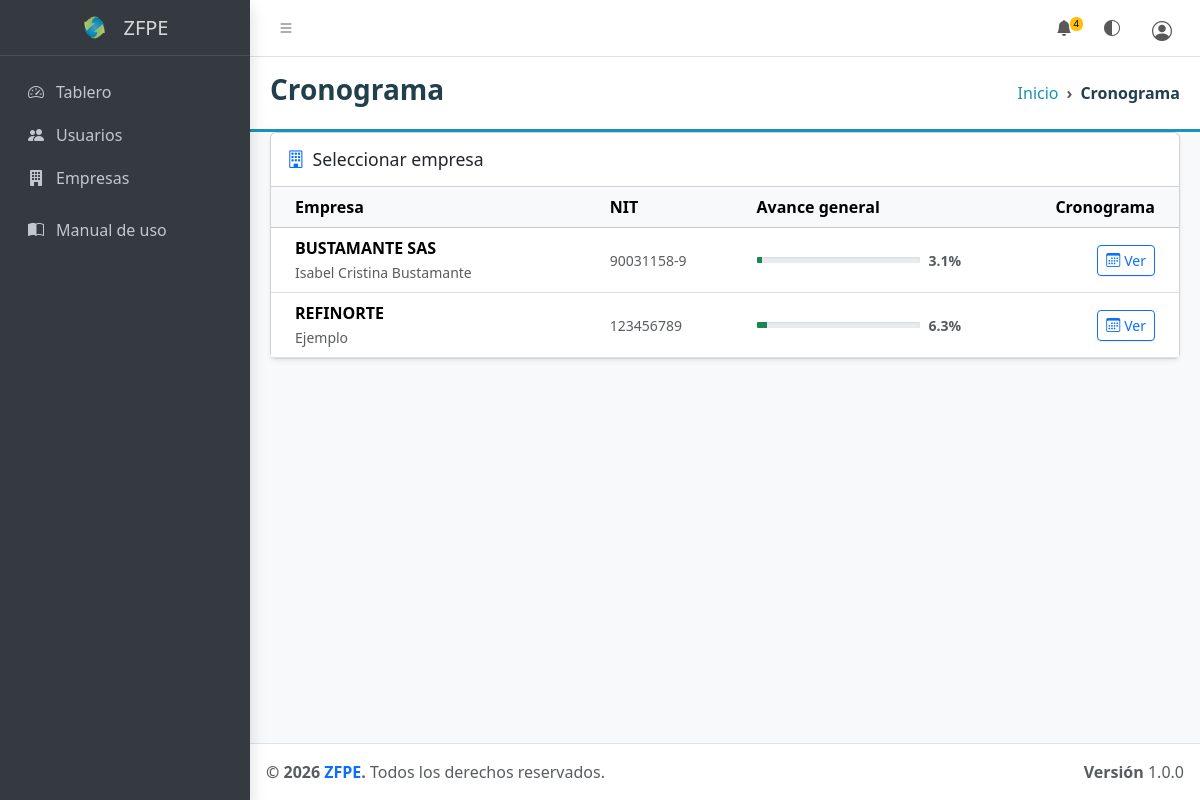
The app's page /index.php?modulo=cronograma (signed in) with its own data.
### tables this page shows
CREATE TABLE `empresas` (
  `id` int(10) UNSIGNED NOT NULL,
  `nit` varchar(20) NOT NULL,
  `razon_social` varchar(150) NOT NULL,
  `representante` varchar(100) NOT NULL,
  `telefono` varchar(20) DEFAULT NULL,
  `correo` varchar(100) DEFAULT NULL,
  `contrasena` varchar(255) NOT NULL,
  `creado_en` datetime NOT NULL DEFAULT current_timestamp()
);

### controlador/CronogramaControlador.php (called while the page is built, shortened)
<?php
require_once __DIR__ . '/ControladorBase.php';
class CronogramaControlador extends ControladorBase {
    public function index(?int $id = null): void {
        require_once __DIR__ . '/../modelo/EmpresasModelo.php';
        $empresa    = null;
        $modelo     = new EmpresasModelo($this->db);
        if ($this->esOp()) {
            $todasEmpresas = $id ? [] : $modelo->obtenerTodas();
        }
        require_once __DIR__ . '/../vista/modulos/cronograma/index.php';
    }
}

### index.php (called while the page is built, shortened)
<?php
$modulo = $_GET['modulo'] ?? null;
$accion = $_GET['accion'] ?? 'index';
$id     = isset($_GET['id']) ? (int) $_GET['id'] : null;
$db = conectar();
match ($modulo) {
    'usuarios' => (function () use ($accion, $id, $db) {
        require_once __DIR__ . '/controlador/UsuariosControlador.php';
        $ctrl = new UsuariosControlador($db);
        match ($accion) {
            'crear'    => $ctrl->crear(),
            'editar'   => $ctrl->editar($id),
            'eliminar' => $ctrl->eliminar($id),
            default    => $ctrl->index(),
        };
    })(),
    'empresas' => (function () use ($accion, $id, $db) {
        require_once __DIR__ . '/controlador/EmpresasControlador.php';
        $ctrl = new EmpresasControlador($db);
        match ($accion) {
            'crear'            => $ctrl->crear(),
            'editar'           => $ctrl->editar($id),
            'eliminar'         => $ctrl->eliminar($id),
            'ver'              => $ctrl->ver($id),
            'asignar-usuario'  => $ctrl->asignarUsuario($id),
            'quitar-usuario'   => $ctrl->quitarUsuario($id),
            'agregar-etapa'    => $ctrl->agregarEtapa($id),
            'usuarios'         => $ctrl->listarUsuarios(),
            'crear-usuario'    => $ctrl->crearUsuario($id),
            'editar-usuario'   => $ctrl->editarUsuario($id),
            'eliminar-usuario' => $ctrl->eliminarUsuario($id),
            default            => $ctrl->index(),
        };
    })(),
    'configuracion' => (function () use ($accion, $id, $db) {
        require_once __DIR__ . '/controlador/ConfiguracionControlador.php';
        $ctrl = new ConfiguracionControlador($db);
        match ($accion) {
            'fases'                => $ctrl->fases(),
            'crear-fase'           => $ctrl->crearFase(),
            'editar-fase'          => $ctrl->editarFase($id),
            'eliminar-fase'        => $ctrl->eliminarFase($id),
            'entidades'            => $ctrl->entidades(),
            'crear-entidad'        => $ctrl->crearEntidad(),
            'editar-entidad'       => $ctrl->editarEntidad($id),
            'eliminar-entidad'     => $ctrl->eliminarEntidad($id),
            'etapas'               => $ctrl->etapas(),
            'crear-etapa'          => $ctrl->crearEtapa(),
            'editar-etapa'         => $ctrl->editarEtapa($id),
            'eliminar-etapa'       => $ctrl->eliminarEtapa($id),
            'requisitos'           => $ctrl->requisitos(),
            'crear-requisito'      => $ctrl->crearRequisito(),
            'editar-requisito'     => $ctrl->editarRequisito($id),
            'eliminar-requisito'   => $ctrl->eliminarRequisito($id),
            'items'                => $ctrl->items(),
            'crear-item'           => $ctrl->crearItem(),
            'editar-item'          => $ctrl->editarItem($id),
            'eliminar-item'        => $ctrl->eliminarItem($id),
            'indicadores'          => $ctrl->indicadores(),
            'crear-indicador'      => $ctrl->crearIndicador(),
            'editar-indicador'     => $ctrl->editarIndicador($id),
            'eliminar-indicador'   => $ctrl->eliminarIndicador($id),
            default                => $ctrl->index(),
        };
    })(),
    'seguimiento' => (function () use ($accion, $id, $db) {
        require_once __DIR__ . '/controlador/SeguimientoControlador.php';
        $ctrl = new SeguimientoControlador($db);
        match ($accion) {
            'guardar' => $ctrl->guardar($id),
            default   => $ctrl->index($id),
        };
    })(),
    'cronograma' => (function () use ($id, $db) {
        require_once __DIR__ . '/controlador/CronogramaControlador.php';
        (new CronogramaControlador($db))->index($id);
    })(),
    'entidades' => (function () use ($db) {
        require_once __DIR__ . '/controlador/EntidadesUsuarioControlador.php';
        (new EntidadesUsuarioControlador($db))->index();
    })(),
    'reportes' => (function () use ($accion, $id, $db) {
        require_once __DIR__ . '/controlador/ReportesControlador.php';
        $ctrl = new ReportesControlador($db);
        match ($accion) {
            'crear-alerta'   => $ctrl->crearAlerta($id),
            'resolver-alerta' => $ctrl->resolverAlerta($id),
            default          => $ctrl->index($id),
        };
    })(),
    'informes' => (function () use ($accion, $id, $db) {
        require_once __DIR__ . '/controlador/InformesControlador.php';
        $ctrl = new InformesControlador($db);
        match ($accion) {
            'pdf'   => $ctrl->pdf($id),
            default => $ctrl->excel($id),
        };
    })(),
    'documentos' => (function () use ($accion, $id, $db) {
        require_once __DIR__ . '/controlador/DocumentosControlador.php';
        $ctrl = new DocumentosControlador($db);
        match ($accion) {
            'subir'     => $ctrl->subir($id),
            'ver'       => $ctrl->ver($id),
            'descargar' => $ctrl->descargar($id),
            'eliminar'  => $ctrl->eliminar($id),
            default     => $ctrl->index(),
        };
    })(),
    'indicadores' => (function () use ($accion, $id, $db) {
        require_once __DIR__ . '/controlador/IndicadoresControlador.php';
        $ctrl = new IndicadoresControlador($db);
        match ($accion) {
            'asignar'        => $ctrl->asignar($id),
            'actualizar'     => $ctrl->actualizar($id),
            'eliminar-valor' => $ctrl->eliminarValor($id),
            'desasignar'     => $ctrl->desasignar($id),
            default          => $ctrl->index($id),
        };
    })(),
    'manual' => (function () {
        require_once __DIR__ . '/vista/modulos/manual/index.php';
    })(),
    'perfil' => (function () use ($accion, $db) {
        require_once __DIR__ . '/controlador/PerfilControlador.php';
        $ctrl = new PerfilControlador($db);
        match ($accion) {
            'actualizar' => $ctrl->actualizar(),
            default      => $ctrl->index(),
        };
    })(),
    'notificaciones' => (function () use ($accion, $db) {
        require_once __DIR__ . '/controlador/NotificacionesControlador.php';
        $ctrl = new NotificacionesControlador($db);
        match ($accion) {
            'marcar-leidas' => $ctrl->marcarLeidas(),
            default         => null,
        };
    })(),
    'mis-compromisos' => (function () use ($accion, $id, $db) {
        require_once __DIR__ . '/controlador/MisCompromisosControlador.php';
        $ctrl = new MisCompromisosControlador($db);
        match ($accion) {
            'actualizar'          => $ctrl->actualizar($id),
            'descargar-documento' => $ctrl->descargarDocumento($id),
            default                => $ctrl->index(),
        };
    })(),
    'comites' => (function () use ($accion, $id, $db) {
        require_once __DIR__ . '/controlador/ComitesControlador.php';
        $ctrl = new ComitesControlador($db);
        match ($accion) {
            'crear'                => $ctrl->crear(),
            'ver'                  => $ctrl->ver($id),
            'editar'               => $ctrl->editar($id),
            'eliminar'             => $ctrl->eliminar($id),
            'guardar-compromiso'   => $ctrl->guardarCompromiso(),
            'actualizar-compromiso'=> $ctrl->actualizarCompromiso($id),
            'eliminar-compromiso'  => $ctrl->eliminarCompromiso($id),
            default                => $ctrl->index(),
        };
    })(),
};

### controlador/ControladorBase.php (called while the page is built, shortened)
<?php
abstract class ControladorBase {
    public function __construct(PDO $db) {
        $this->db = $db;
    }
}

### modelo/EmpresasModelo.php (called while the page is built, shortened)
<?php
class EmpresasModelo {
    private PDO $db;
    public function __construct(PDO $db) {
        $this->db = $db;
    }
    public function obtenerTodas(): array {
        return $this->db->query("
            SELECT e.*,
                   (SELECT COUNT(*) FROM usuarios u WHERE u.empresa_id = e.id) AS total_usuarios,
                   (SELECT etapas.nombre FROM empresa_etapa_progreso ep
                    JOIN etapas ON etapas.id = ep.etapa_id
                    WHERE ep.empresa_id = e.id AND ep.estado IN ('pendiente','en_progreso')
                    ORDER BY etapas.orden ASC LIMIT 1) AS etapa_actual,
                   (SELECT ROUND(AVG(ep.porcentaje_avance),1) FROM empresa_etapa_progreso ep
                    WHERE ep.empresa_id = e.id) AS avance_general
            FROM empresas e
            ORDER BY e.creado_en DESC
        ")->fetchAll(PDO::FETCH_ASSOC);
    }
}

### vista/modulos/cronograma/index.php (the view, shortened to what this page needs)
<?php require_once __DIR__ . '/../../parciales/cabecera.php'; ?>
<div class="app-wrapper">
  <?php require_once __DIR__ . '/../../parciales/navegacion.php'; ?>
  <?php require_once __DIR__ . '/../../parciales/menu_lateral.php'; ?>
  <main class="app-main">
    <div class="app-content-header encabezado-zf">
      <div class="container-fluid">
        <div class="row">
          <div class="col-sm-6"><h3 class="mb-0 titulo-zf">Cronograma</h3></div>
          <div class="col-sm-6">
            <ol class="breadcrumb breadcrumb-zf float-sm-end">
              <li class="breadcrumb-item"><a href="index.php">Inicio</a></li>
              <li class="breadcrumb-item active">Cronograma</li>
            </ol>
          </div>
        </div>
      </div>
    </div>
    <div class="app-content">
      <div class="container-fluid">
        <?php if (!$empresa && ($esOperaciones || $esAdmin) && !empty($todasEmpresas)): ?>
          <div class="card shadow-sm">
            <div class="card-header">
              <h5 class="card-title mb-0"><i class="bi bi-building me-2 text-primary"></i>Seleccionar empresa</h5>
            </div>
            <div class="card-body p-0">
              <div class="table-responsive">
                <table class="table table-hover align-middle mb-0">
                  <thead class="table-light">
                    <tr>
                      <th>Empresa</th>
                      <th>NIT</th>
                      <th style="min-width:140px;">Avance general</th>
                      <th class="text-end">Cronograma</th>
                    </tr>
                  </thead>
                  <tbody>
                    <?php foreach ($todasEmpresas as $e): ?>
                    <tr>
                      <td>
                        <div class="fw-semibold"><?= htmlspecialchars($e['razon_social']) ?></div>
                        <small class="text-muted"><?= htmlspecialchars($e['representante'] ?? '') ?></small>
                      </td>
                      <td class="text-muted small"><?= htmlspecialchars($e['nit']) ?></td>
                      <td>
                        <?php $av = (float)($e['avance_general'] ?? 0); ?>
                        <div class="d-flex align-items-center gap-2">
                          <div class="progress flex-grow-1" style="height:6px;">
                            <div class="progress-bar bg-success" style="width:<?= $av ?>%"></div>
                          </div>
                          <small class="text-muted fw-semibold" style="min-width:34px;"><?= $av ?>%</small>
                        </div>
                      </td>
                      <td class="text-end">
                        <a href="index.php?modulo=cronograma&id=<?= $e['id'] ?>"
                           class="btn btn-sm btn-outline-primary">
                          <i class="bi bi-calendar3 me-1"></i>Ver
                        </a>
                      </td>
                    </tr>
                    <?php endforeach; ?>
                  </tbody>
                </table>
              </div>
            </div>
          </div>
        <?php endif; ?>
      </div>
    </div>
  </main>
  <?php require_once __DIR__ . '/../../parciales/pie.php'; ?>

### vista/assets/css/componentes.css (style rules this page uses)
:root { --zf-navy: #22404b; --zf-teal: #1993b8; }
.encabezado-zf { background-color: #ffffff; border-bottom: 3px solid var(--zf-teal); }
.titulo-zf { color: var(--zf-navy); font-weight: 600; }
.breadcrumb-zf { --bs-breadcrumb-divider: '›'; }
.breadcrumb-zf .breadcrumb-item a { color: var(--zf-teal); text-decoration: none; }
.breadcrumb-zf .breadcrumb-item.active { color: var(--zf-navy); font-weight: 600; }

### records on screen
empresas: razon_social "BUSTAMANTE SAS", representante "Isabel Cristina Bustamante", nit "90031158-9", av "3.1"
empresas: razon_social "REFINORTE", representante "Ejemplo", nit "123456789", av "6.3"

### other values on screen
$noLeidas "4"
$marcaTexto "ZFPE"
